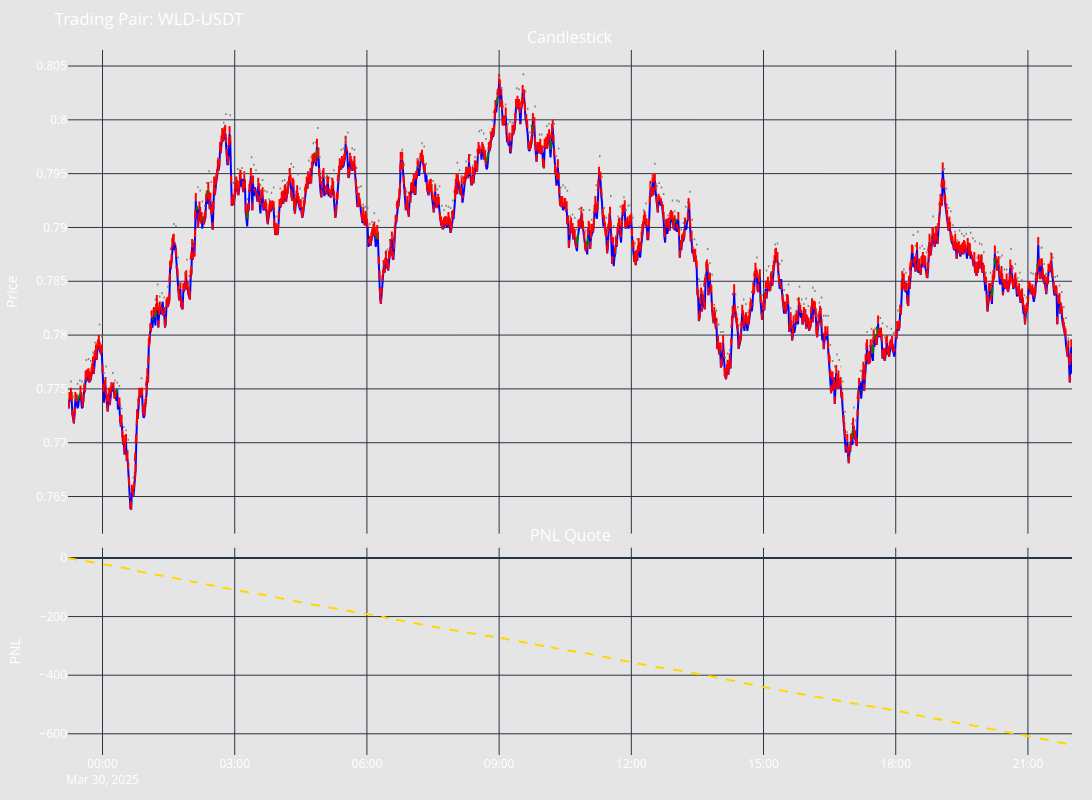

The cell this chart's notebook holds for it:
### Code cell
# Let's see what is inside the backtesting results
# print(backtesting_result.get_results_summary())
backtesting_result.get_backtesting_figure()
